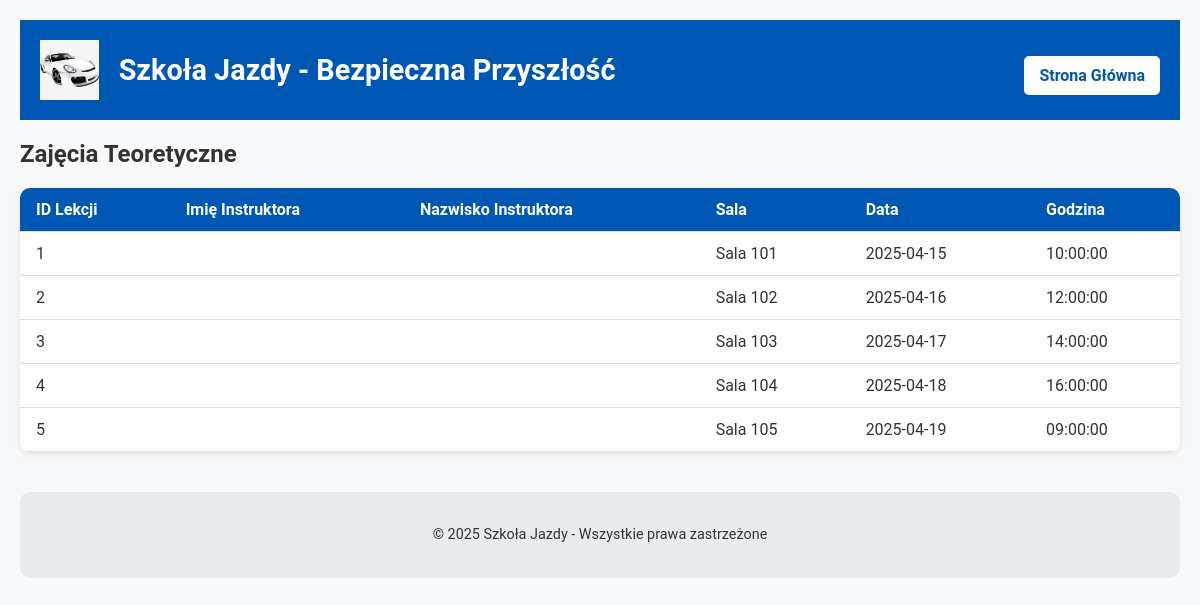
The app's page /theory_lessons.php with its own data.
### tables this page shows
CREATE TABLE `lekcje_teoretyczne` (
  `ID_Lekcji` int(11) NOT NULL,
  `ID_Instruktora` int(11) DEFAULT NULL,
  `Sala` varchar(20) DEFAULT NULL,
  `Data` date DEFAULT NULL,
  `Godzina` time DEFAULT NULL
);

### theory_lessons.php (the view, shortened to what this page needs)
<?php
include 'db_connect.php';
$query = "SELECT lekcje_teoretyczne.*, Instruktorzy.Imie, Instruktorzy.Nazwisko
          FROM lekcje_teoretyczne
          LEFT JOIN Instruktorzy ON lekcje_teoretyczne.ID_Instruktora = Instruktorzy.ID_Instruktora";
$stmt = $pdo->query($query);
?>
<!DOCTYPE html>
<html lang="pl">
<head>
    <link rel="stylesheet" href="style.css">
</head>
<body>
    <div class="container">
        <header>
            <div class="logo">
                <img src="car_logo.png" alt="Logo Szkoły Jazdy" class="logo-img">
                <h1>Szkoła Jazdy - Bezpieczna Przyszłość</h1>
            </div>
            <nav>
                <a href="index.php" class="btn">Strona Główna</a>
            </nav>
        </header>
        <main>
            <section class="theory-lessons">
                <h2>Zajęcia Teoretyczne</h2>
                <table class="table">
                    <thead>
                        <tr>
                            <th>ID Lekcji</th>
                            <th>Imię Instruktora</th>
                            <th>Nazwisko Instruktora</th>
                            <th>Sala</th>
                            <th>Data</th>
                            <th>Godzina</th>
                        </tr>
                    </thead>
                    <tbody>
                        <?php while ($row = $stmt->fetch(PDO::FETCH_ASSOC)): ?>
                            <tr>
                                <td><?= $row['ID_Lekcji'] ?></td>
                                <td><?= $row['Imie'] ?></td>
                                <td><?= $row['Nazwisko'] ?></td>
                                <td><?= $row['Sala'] ?></td>
                                <td><?= $row['Data'] ?></td>
                                <td><?= $row['Godzina'] ?></td>
                            </tr>
                        <?php endwhile; ?>
                    </tbody>
                </table>
            </section>
        </main>
        <footer>
            <p>&copy; 2025 Szkoła Jazdy - Wszystkie prawa zastrzeżone</p>
        </footer>
    </div>
</body>
</html>

### style.css (style rules this page uses)
body { font-family: 'Roboto', 'Open Sans', sans-serif; margin: 0; padding: 0; background-color: #f8f9fa; color: #333; }
.container { max-width: 1200px; margin: 0 auto; padding: 20px; }
header { background-color: #0056b3; color: white; padding: 20px; display: flex; align-items: center; justify-content: space-between; flex-wrap: wrap; }
.logo { display: flex; align-items: center; }
.logo-img { height: 60px; margin-right: 20px; }
header h1 { font-size: 1.8em; margin: 0; }
nav { display: flex; gap: 15px; margin-top: 10px; }
nav .btn { background-color: #ffffff; color: #0056b3; padding: 10px 15px; text-decoration: none; border-radius: 5px; font-weight: bold; transition: background-color 0.3s ease; }
table.table { width: 100%; border-collapse: collapse; margin-top: 20px; background-color: white; border-radius: 10px; overflow: hidden; box-shadow: 0 2px 6px rgba(0, 0, 0, 0.1); }
table.table thead { background-color: #0056b3; color: white; }
table.table th, table.table td { padding: 12px 16px; text-align: left; border-bottom: 1px solid #ddd; }
footer { text-align: center; padding: 20px; background-color: #e9ecef; margin-top: 40px; border-radius: 10px; font-size: 0.9em; }

### records on screen
lekcje_teoretyczne: ID_Lekcji "1", Sala "Sala 101", Data "2025-04-15", Godzina "10:00:00"
lekcje_teoretyczne: ID_Lekcji "2", Sala "Sala 102", Data "2025-04-16", Godzina "12:00:00"
lekcje_teoretyczne: ID_Lekcji "3", Sala "Sala 103", Data "2025-04-17", Godzina "14:00:00"
lekcje_teoretyczne: ID_Lekcji "4", Sala "Sala 104", Data "2025-04-18", Godzina "16:00:00"
lekcje_teoretyczne: ID_Lekcji "5", Sala "Sala 105", Data "2025-04-19", Godzina "09:00:00"
